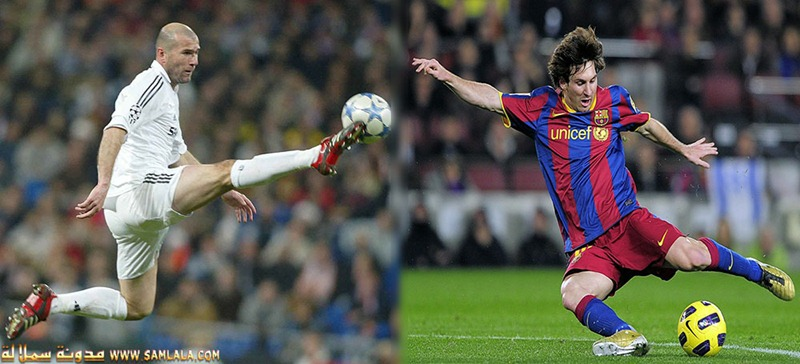
#> input picture pdw/messi5.jpg, 800 x 364 px, found by its file name
$ jupyter execute 'Object Detect.ipynb'   (Python 2 division)
#> lines starting #> are read from the running program, lines starting #| are printed output that depends on the picture
[cell 1]
import cv2
import numpy as np
from matplotlib import pyplot as plt

[cell 2]
img = cv2.imread('messi5.jpg',0)
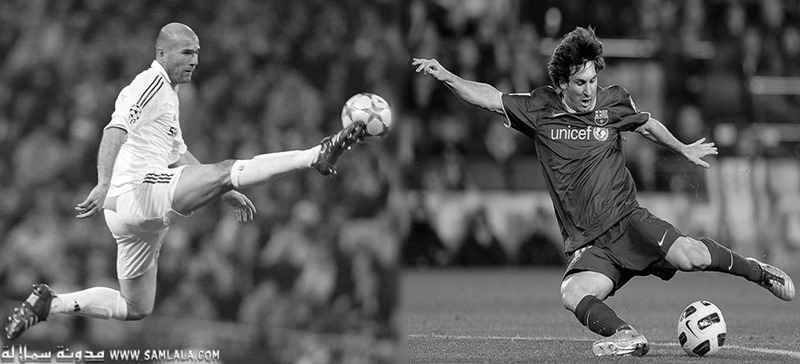
#> img: shape (364, 800); min 0, max 255, mean 92.7
img2 = img.copy()
template = cv2.imread('template.jpg',0)
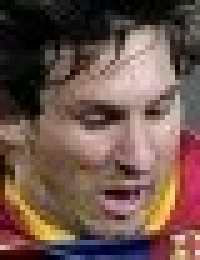
#> input picture soyeon/0217/template.jpg, 40 x 52 px, found by its file name (shown 5 times larger)
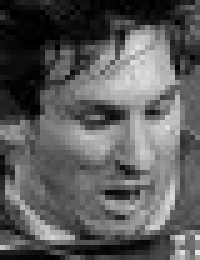
#> template: shape (52, 40) (shown 5 times larger); min 0, max 229, mean 91
w, h = template.shape[::-1]
#> w = 40; h = 52

## w,h에는 template의 전체 크기가 저장된다 ( 즉, 그림의 가로, 세로가 저장된다 )

[cell 3]
methods = ['cv2.TM_CCOEFF', 'cv2.TM_CCOEFF_NORMED', 'cv2.TM_CCORR',
            'cv2.TM_CCORR_NORMED', 'cv2.TM_SQDIFF', 'cv2.TM_SQDIFF_NORMED']
## 여섯가지의 방법을 string 형태로 배열에 집어넣었다.

[cell 4]
for meth in methods:
 ##여섯가지 방법에 대해서, 한번씩 실행
    method = eval(meth)
    img = img2.copy()

    res = cv2.matchTemplate(img,template,method)
    # 원본 이미지에 템플릿 이미지를 좌측상단 부터 미끄러지듯이 우측으로 이동하면서 계속 비교하는 함수.

    min_val, max_val, min_loc, max_loc = cv2.minMaxLoc(res)

    # TM_SQDIFF ,TM_SQDIFF_NORMED는 가장 어두운 부분을 찾아서 검색하는 방법이고
    # 나머지들은 가장 밝은 부분을 찾아서 검색하는 방법이다.
    # 따라서 두 경우를 분리해서 생각해야 한다.

    if method in [cv2.TM_SQDIFF, cv2.TM_SQDIFF_NORMED]:
        top_left = min_loc
    else:
        top_left = max_loc

        #top_left에는 시작기준점이 되는(가장 밝거나, 가장 어둡거나) 좌표가 들어간다.
    bottom_right = (top_left[0] + w, top_left[1] + h)
    #기준점을 시작으로 가로로 w, 세로로 h만한 사각형이 그려질 예정이다.

    print top_left
    print w, h
    print bottom_right

    cv2.rectangle(img,top_left, bottom_right, 255, 2)
    ##두께가 2이고 색이 255인 사각형을 그린다.

    plt.subplot(121),plt.imshow(res,cmap = 'gray')
    plt.title('Matching Result'), plt.xticks([]), plt.yticks([])
    plt.subplot(122),plt.imshow(img,cmap = 'gray')
    plt.title('Detected Point'), plt.xticks([]), plt.yticks([])
    plt.suptitle(meth)

    plt.show()
#> this loop made 6 passes
#> (min_val, max_val, min_loc, top_left, bottom_right) on passes 1 to 4: (-4275942.5, 5101104.5, (273, 155), (561, 58), (601, 110)), (-0.659, 0.695, (509, 223), (561, 58), (601, 110)), (5161924.5, 43403800, (398, 217), (120, 122), (160, 174)), (0.486, 0.914, (398, 213), (561, 58), (601, 110))
#> (min_val, max_val, max_loc, top_left, bottom_right) on passes 5 to 6: (4598604, 48216848, (116, 153), (561, 58), (601, 110)), (0.177, 1, (276, 0), (561, 58), (601, 110))
#| (561, 58)
#| (601, 110)
#| (561, 58)
#| (601, 110)
#| (120, 122)
#| (160, 174)
#| (561, 58)
#| (601, 110)
#| (561, 58)
#| (601, 110)
#> (further printed lines are left out)
#> pass 1, `res = cv2.matchTemplate(img,template,method)`:
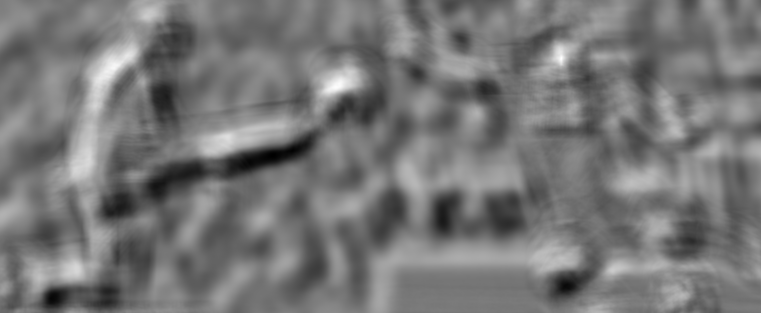
#> res: shape (313, 761) float32; min -4275942.5, max 5101104.5, mean 92196.9; drawn with min black and max white
#> pass 1, `plt.show()`:
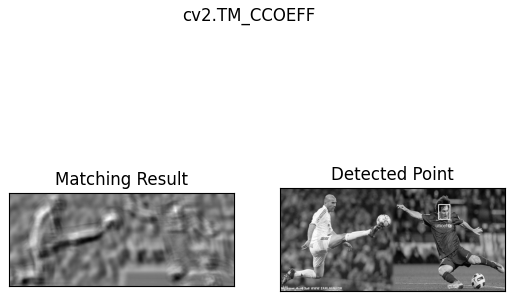
#> figure drawn by matplotlib, 2 panels
#> pass 2, `res = cv2.matchTemplate(img,template,method)`:
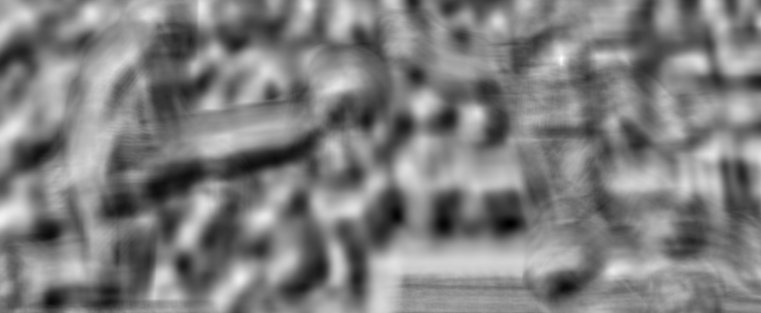
#> res: shape (313, 761) float32; min -0.659, max 0.695, mean 0.018; drawn with min black and max white
#> pass 2, `plt.show()`:
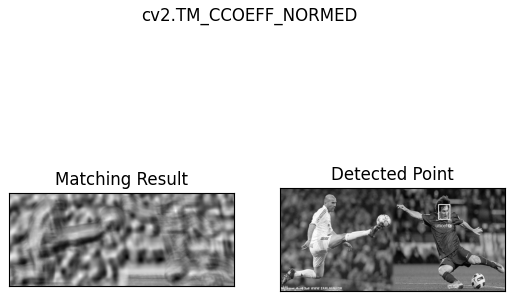
#> figure drawn by matplotlib, 2 panels
#> pass 3, `res = cv2.matchTemplate(img,template,method)`:
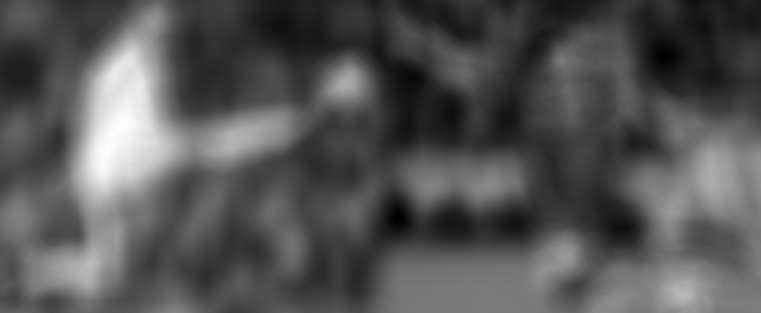
#> res: shape (313, 761) float32; min 5161924.5, max 43403800, mean 17923956; drawn with min black and max white
#> after the loop:
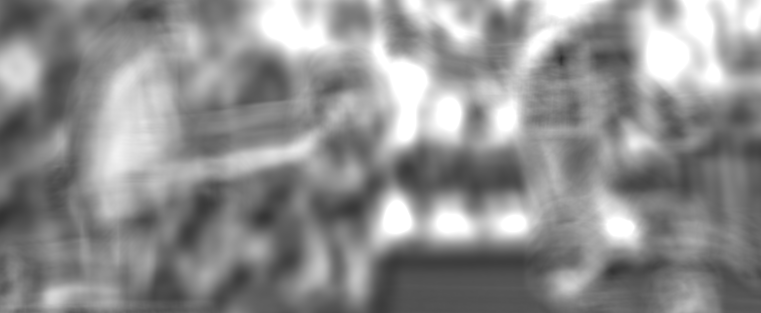
#> res: shape (313, 761) float32; min 0.177, max 1, mean 0.562
